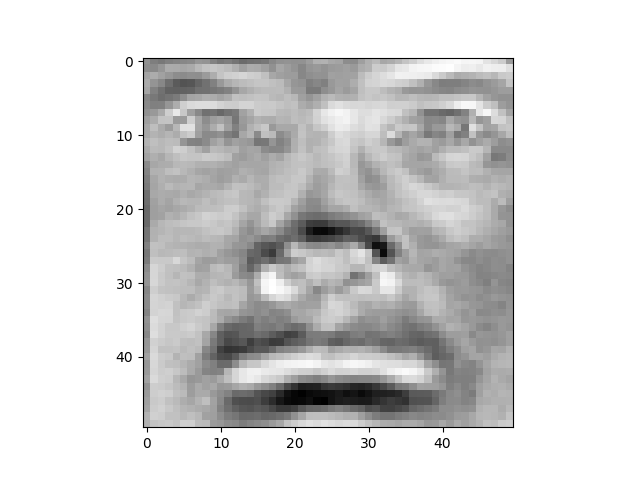

Write Python code to recreate this figure.
import numpy as np
from scipy import misc
from matplotlib import pylab as plt
import matplotlib.cm as cm


train_labels, train_data = [], []
for line in open('./faces/train.txt'):
    im = misc.imread(line.strip().split()[0])
    train_data.append(im.reshape(2500,))
    train_labels.append(line.strip().split()[1])
train_data, train_labels = np.array(train_data, dtype=float), np.array(train_labels, dtype=int)

avgtrain = np.zeros(2500)
for i in range(2500):
    avgtrain[i] = np.mean(train_data[:,i])
mstrain = []
for i in range(len(train_data)):
    mstrain.append(train_data[i] - avgtrain)

U, s, V = np.linalg.svd(mstrain)
for i in range(10):
    plt.imshow(V[i].reshape(50,50), cmap = cm.Greys_r)
    plt.savefig("1e.png")